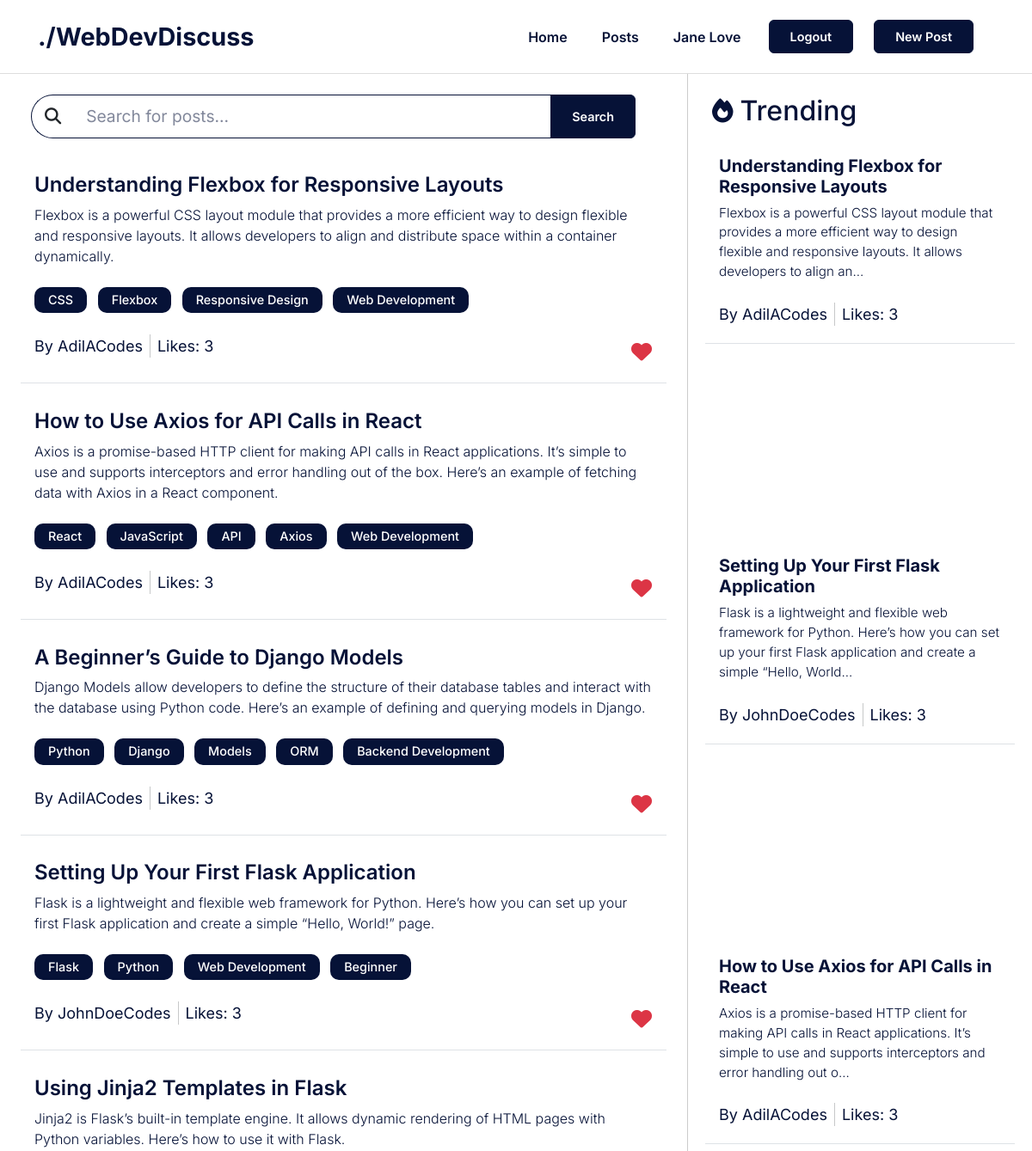
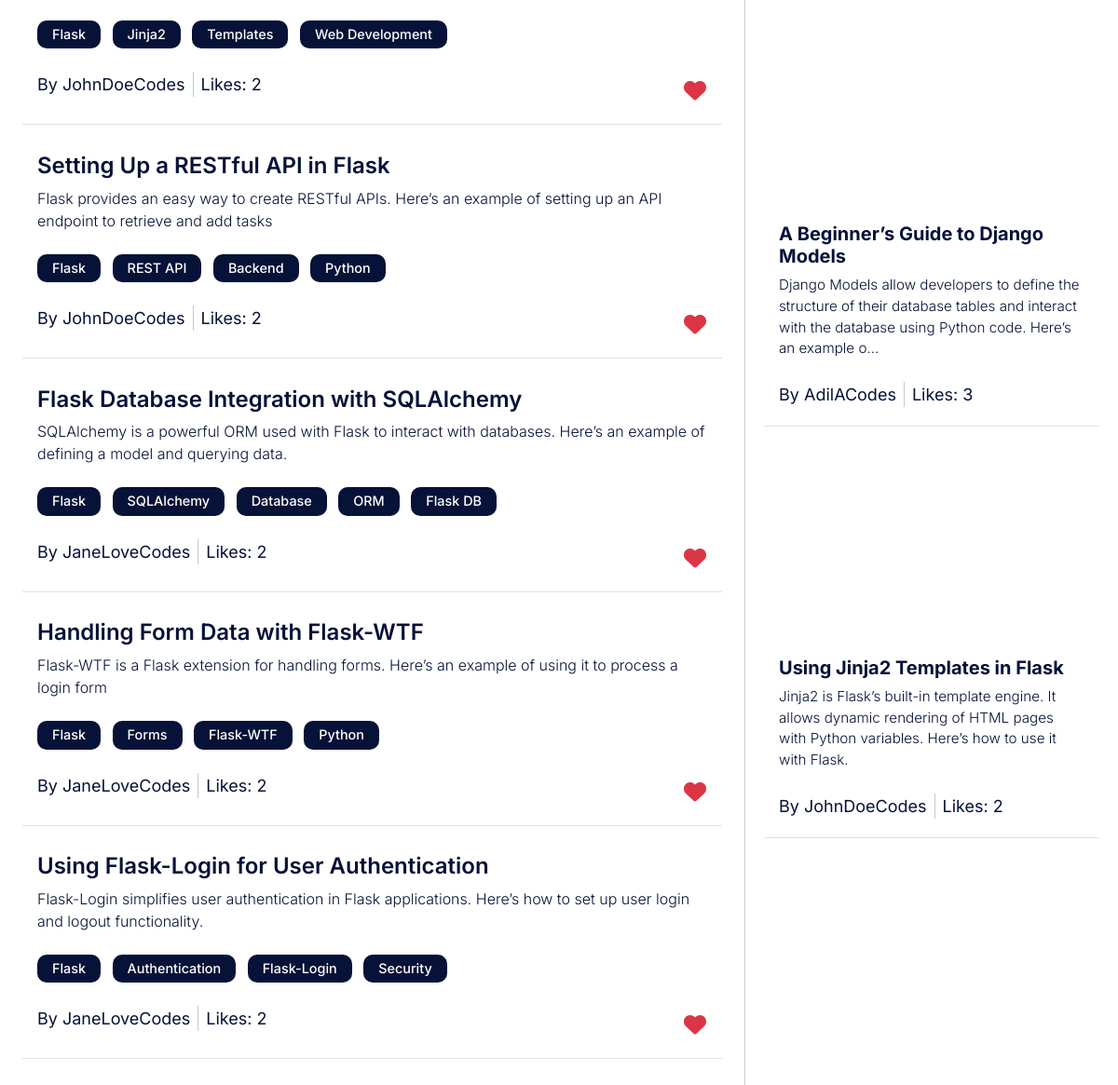
The app's page /main (signed in) with its own data (2 pictures, top to bottom).
### app/models.py (models this page shows, shortened)
class User(db.Model, UserMixin):
    id = db.Column(db.Integer, primary_key=True)
    firstname = db.Column(db.String(50), nullable=False)
    lastname = db.Column(db.String(50), nullable=False)
    email = db.Column(db.String(120), unique=True, nullable=False)
    username = db.Column(db.String(80), unique=True, nullable=False)
    password_hash = db.Column(db.String(128), nullable=False)
    created_at = db.Column(db.DateTime, default=datetime.utcnow)
    comments = db.relationship('Comment', backref='author', lazy='dynamic')
    liked_posts = db.relationship(
        'Post', secondary=likes, backref=db.backref('liked_by', lazy='dynamic'), lazy='dynamic'
    )
    followed = db.relationship(
        'User', secondary=friends,
        primaryjoin=(friends.c.follower_id == id),
        secondaryjoin=(friends.c.followed_id == id),
        backref=db.backref('followers', lazy='dynamic'),
        lazy='dynamic'
    )

class Post(db.Model):
    id = db.Column(db.Integer, primary_key=True)
    title = db.Column(db.String(200), nullable=False)
    body = db.Column(db.Text, nullable=False)
    slug = db.Column(db.String(200), unique=True, nullable=False)
    code_snippet = db.Column(db.Text, nullable=True)
    likes = db.Column(db.Integer, default=0)
    shares = db.Column(db.Integer, default=0)
    comments_count = db.Column(db.Integer, default=0)
    tags = db.Column(db.String(200), nullable=True)
    created_at = db.Column(db.DateTime, default=datetime.utcnow)
    user_id = db.Column(db.Integer, db.ForeignKey('user.id'), nullable=False)
    comments = db.relationship('Comment', backref='post', lazy='dynamic', cascade="all, delete-orphan")
    user = db.relationship('User', backref='posts')

### app/views.py (the view)
@app.route('/main')
@protected_route
def main():
    user = current_user
    query = request.args.get('q', '').strip()
    if query:
        posts = Post.query.options(joinedload(Post.user)).filter(
            (Post.title.ilike(f'%{query}%')) |
            (Post.body.ilike(f'%{query}%')) |
            (Post.tags.ilike(f'%{query}%'))
        ).all()
    else:
        posts = Post.query.options(joinedload(Post.user)).all()
    for post in posts:
        post.liked = user in post.liked_by.all()
    friends_ids = [friend.id for friend in user.followed]
    friends_posts = Post.query.filter(Post.user_id.in_(friends_ids)).options(joinedload(Post.user)).all()
    other_posts = Post.query.filter(~Post.user_id.in_(friends_ids)).options(joinedload(Post.user)).all()
    like_weight = 3
    comment_weight = 2
    share_weight = 1
    def rank_post(post):
        return (
            (post.likes or 0) * like_weight +
            (post.comments_count or 0) * comment_weight +
            (post.shares or 0) * share_weight
        )
    ranked_other_posts = sorted(other_posts, key=rank_post, reverse=True)
    recommended_posts = friends_posts + ranked_other_posts[:max(0, 5 - len(friends_posts))]
    for post in recommended_posts:
        post.liked = user in post.liked_by.all()
    return render_template('main.html', posts=posts, query=query, recommended_posts=recommended_posts)

### app/__init__.py (called while the page is built)
@login_manager.user_loader
def load_user(user_id):
    return User.query.get(int(user_id))

### app/views.py (called while the page is built)
def protected_route(func):
    @wraps(func)
    def wrapper(*args, **kwargs):
        if not current_user.is_authenticated:
            flash('You need to log in to access this page.', 'warning')
            return redirect(url_for('login'))
        return func(*args, **kwargs)
    return wrapper

### app/templates/main.html (shortened to what this page needs)
{% extends "base.html" %}
{% block content %}
<div class="vh-100">
    <div class="row h-100 no-gutters">
        <div class="col-md-8 pr-4 border-right" >
            <form class="m-4">
                <div class="input-group">
                    <span class="input-group-text" id="search-icon">
                        <i class="fas fa-search"></i>
                    </span>
                    <input
                        type="text"
                        class="form-control"
                        name="q"
                        placeholder="Search for posts..."
                        aria-label="Search"
                        aria-describedby="search-icon"
                        value="{{ query|default('') }}"
                    >
                    <button type="submit" class="btn btn-primary subm-btn">Search</button>
                </div>
            </form>
            <div class="row p-4 py-0" style="overflow-y: auto; height: calc(100vh - 200px);">
                {% if posts %}
                    {% for post in posts %}
                    <div class="col-md-12 p-0 mb-1">
                        <div class="card border-0 border-bottom pb-1">
                            <div class="card-body p-3">
                                <a href="/main/{{ post.id }}" class="text-decoration-none" >
                                    <h5 class="card-title fs-4 title-weight mb-2">
                                        {{ post.title }}
                                    </h5>
                                </a>
                                <p class="card-text mb-4 fs-6">
                                    {{ post.body[:250] }}{% if post.body|length > 250 %}...{% endif %}
                                </p>
                                <div class="mb-3">
                                    {% for tag in post.tags.split(",") %}
                                    <span class="badge tag me-2 px-3 py-2">{{ tag.strip() }}</span>
                                    {% endfor %}
                                </div>
                                <div class="d-flex justify-content-between align-items-center mt-3 ">
                                    <div class="d-flex align-items-center">
                                        <p class="mb-0 fw-normal likes">By {{ post.user.username }}</p>
                                        <p class="mb-0 fw-normal likes">
                                            Likes: <span id="like-count-{{ post.id }}">{{ post.likes }}</span>
                                        </p>
                                    </div>
                                    <div class="d-flex justify-content-between align-items-center mt-3">
                                        <button id="like-button-{{ post.id }}"
                                                class="btn btn-link p-0 like-button"
                                                data-post-id="{{ post.id }}"
                                                data-liked="{{ 'true' if post.liked else 'false' }}">
                                            <i class="fa-heart like-icon {{ 'fas text-danger' if post.liked else 'far' }}" id="like-icon-{{ post.id }}"></i>
                                        </button>
                                    </div>
                                </div>
                            </div>
                        </div>
                    </div>
                    {% endfor %}
                {% else %}
                    <p class="text-muted text-center">No results found for your search.</p>
                {% endif %}
            </div>
        </div>
        <div class="col-md-4 pl-4" >
            <div class="d-flex align-items-center gap-2 pt-3 ps-3 pb-2 my-2">
                <i class="fa-solid fa-fire fs-3" ></i>
                <h2 class="m-0">Trending</h2>
            </div>
            <div class="row p-2 py-0" style="overflow-y: auto; height: calc(100vh - 200px);">
                {% for post in recommended_posts %}
                <div class="col-md-12 mb-1">
                    <div class="card border-0 border-bottom pb-1">
                        <div class="card-body p-3">
                            <a href="/main/{{ post.id }}" class="text-decoration-none">
                                <h5 class="card-title fw-bold mb-2">
                                    {{ post.title }}
                                </h5>
                            </a>
                            <p class="card-text mb-4">
                                {{ post.body[:150] }}{% if post.body|length > 150 %}...{% endif %}
                            </p>
                            <div class="d-flex justify-content-between align-items-center mt-3 ">
                                <div class="d-flex align-items-center">
                                    <p class="mb-0 likes">By {{ post.user.username }}</p>
                                    <p class="mb-0 likes">Likes: {{ post.likes }}</p>
                                </div>
                            </div>
                        </div>
                    </div>
                </div>
                {% endfor %}
            </div>
        </div>
    </div>
</div>
{% endblock %}
{% block styles %}
<link rel="stylesheet" href="https://cdnjs.cloudflare.com/ajax/libs/font-awesome/6.7.1/css/all.min.css" />
<link rel="stylesheet" href="{{ url_for('static', filename='css/main.css') }}">
{% endblock %}

### app/templates/base.html (shortened to what this page needs)
<!DOCTYPE html>
<html lang="en">
<head>
    <link href="https://cdn.jsdelivr.net/npm/bootstrap@5.3.0-alpha3/dist/css/bootstrap.min.css" rel="stylesheet">
    <link rel="stylesheet" href="{{ url_for('static', filename='css/base.css') }}">
    {% block styles %}{% endblock %}
</head>
<body>
    <nav class="navbar navbar-expand-lg">
        <div class="container-fluid">
            <a class="navbar-brand" href="#">./WebDevDiscuss</a>
            <div class="collapse navbar-collapse" id="navbarNav">
                <ul class="navbar-nav ms-auto align-items-center">
                    <li class="nav-item">
                        <a class="nav-link" href="/main">Home</a>
                    </li>
                    <li class="nav-item">
                        <a class="nav-link" href="/user_post">Posts</a>
                    </li>
                    {% if current_user.is_authenticated %}
                    <li class="nav-item">
                        <a class="nav-link" href="/account"> {{ current_user.firstname }} {{ current_user.lastname }}</a>
                    </li>
                    <li class="nav-item">
                        <button id="logout-btn" class="btn btn-primary" onclick="logoutUser()">Logout</button>
                    </li>
                    {% else %}
                    <li class="nav-item">
                        <a class="btn btn-primary" href="/signup">Login</a>
                    </li>
                    {% endif %}
                    <li class="nav-item">
                        <a class="btn btn-primary" href="/addpost">New Post</a>
                    </li>
                </ul>
            </div>
        </div>
    </nav>
    <div >
        {% block content %}
        {% endblock %}
    </div>
</body>
</html>

### app/static/css/base.css (style rules this page uses)
body { font-family: 'Inter', sans-serif; color: #061237; overflow: hidden; }
* { scrollbar-width: none; -ms-overflow-style: none; }
.navbar { background-color: #ffffff; padding: 1rem 2rem; width: 100%; border-bottom: 1px solid #ddd; }
.navbar-brand { font-family: "Inter", Courier, monospace; font-size: 1.8rem; font-weight: bold; color: #061237 !important; }
.nav-link { font-size: 1rem; font-weight: 600; margin-right: 1.5rem; color: #061237 !important; transition: color 0.3s ease-in-out, transform 0.3s ease-in-out; }
.btn-primary { background-color: #061237; border-color: #061237; font-size: 0.9rem; padding: 0.5rem 1.5rem; color: #ffffff; font-weight: 600; transition: background-color 0.3s ease-in-out, transform 0.3s ease-in-out; margin-right: 1.5rem; }

### app/static/css/main.css (style rules this page uses)
body, html { height: 100%; margin: 0; padding: 0; font-family: 'Inter', sans-serif; overflow: hidden; }
.border-right { border-right: 1px solid #ccc; }
.no-gutters { margin-right: 0; margin-left: 0; }
.input-group-text { background-color: white; border: 1.5px solid #061237; border-right: none; border-radius: 30px 0 0 30px; padding: 10px 15px; font-size: 1.2rem; }
.form-control { border: 1.5px solid #061237; border-left: none; border-radius: 0 30px 30px 0; padding: 10px 15px; font-size: 1.2rem; }
.form-control::placeholder { color: rgba(6, 18, 55, 0.5); }
.like-icon { font-size: 1.5rem; color: #6c757d; transition: transform 0.2s ease, color 0.2s ease; }
.card { background-color: #ffffff; border: none; border-bottom: 1px solid #eaeaea; border-radius: 0; cursor: pointer; box-shadow: none; }
.card-title { color: #061237; font-size: 1.25rem; font-weight: 600; }
.likes { color: #061237; font-size: 18px; font-weight: 400; }
.badge.tag { background-color: #061237; color: #ffffff; font-size: 0.9rem; border-radius: 10px; padding: 5px 10px; font-weight: 500; }
.card-text { font-size: 0.95rem; line-height: 1.5; color: #061237; font-weight: 300; }
.card .d-flex { align-items: center; font-size: 0.95rem; }
.card .d-flex p { margin: 0; }

### records on screen
User: firstname "Jane", lastname "Love"
Post: title "Understanding Flexbox for Responsive Layouts", body "Flexbox is a powerful CSS layout module that provides a more efficient way to design flexible and responsive layouts. It allows developers to align and distribute space within a container dynamically.", strip "CSS" "Flexbox" "Responsive Design" "Web Development", user.username "AdilACodes", likes "3", body "Flexbox is a powerful CSS layout module that provides a more efficient way to design flexible and responsive layouts. It allows developers to align an"
Post: title "How to Use Axios for API Calls in React", body "Axios is a promise-based HTTP client for making API calls in React applications. It’s simple to use and supports interceptors and error handling out of the box. Here’s an example of fetching data with Axios in a React component.", strip "React" "JavaScript" "API" "Axios" "Web Development", user.username "AdilACodes", likes "3", body "Axios is a promise-based HTTP client for making API calls in React applications. It’s simple to use and supports interceptors and error handling out o"
Post: title "A Beginner’s Guide to Django Models", body "Django Models allow developers to define the structure of their database tables and interact with the database using Python code. Here’s an example of defining and querying models in Django.", strip "Python" "Django" "Models" "ORM" "Backend Development", user.username "AdilACodes", likes "3", body "Django Models allow developers to define the structure of their database tables and interact with the database using Python code. Here’s an example o"
Post: title "Setting Up Your First Flask Application", body "Flask is a lightweight and flexible web framework for Python. Here’s how you can set up your first Flask application and create a simple “Hello, World!” page.", strip "Flask" "Python" "Web Development" "Beginner", user.username "JohnDoeCodes", likes "3", body "Flask is a lightweight and flexible web framework for Python. Here’s how you can set up your first Flask application and create a simple “Hello, World"
Post: title "Using Jinja2 Templates in Flask", body "Jinja2 is Flask’s built-in template engine. It allows dynamic rendering of HTML pages with Python variables. Here’s how to use it with Flask.", strip "Flask" "Jinja2" "Templates" "Web Development", user.username "JohnDoeCodes", likes "2"
Post: title "Setting Up a RESTful API in Flask", body "Flask provides an easy way to create RESTful APIs. Here’s an example of setting up an API endpoint to retrieve and add tasks", strip "Flask" "REST API" "Backend" "Python", user.username "JohnDoeCodes", likes "2"
Post: title "Flask Database Integration with SQLAlchemy", body "SQLAlchemy is a powerful ORM used with Flask to interact with databases. Here’s an example of defining a model and querying data.", strip "Flask" "SQLAlchemy" "Database" "ORM" "Flask DB", user.username "JaneLoveCodes", likes "2"
Post: title "Handling Form Data with Flask-WTF", body "Flask-WTF is a Flask extension for handling forms. Here’s an example of using it to process a login form", strip "Flask" "Forms" "Flask-WTF" "Python", user.username "JaneLoveCodes", likes "2"
Post: title "Using Flask-Login for User Authentication", body "Flask-Login simplifies user authentication in Flask applications. Here’s how to set up user login and logout functionality.", strip "Flask" "Authentication" "Flask-Login" "Security", user.username "JaneLoveCodes", likes "2"
